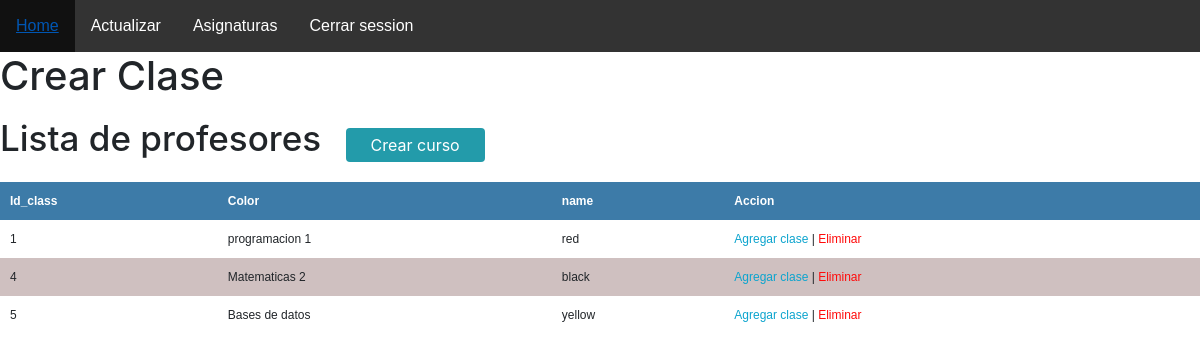
Page /schedule.php (signed in) on the committed database.
### tables this page shows
CREATE TABLE `class` (
  `id_class` int(11) NOT NULL,
  `id_teacher` int(11) NOT NULL,
  `id_course` int(11) NOT NULL,
  `id_schedule` int(11) NOT NULL,
  `name` varchar(255) NOT NULL,
  `color` varchar(10) NOT NULL
);

### schedule.php (the view, shortened to what this page needs)
<!DOCTYPE html>
<html lang="en">
<head>
    <link rel="stylesheet" href="https://stackpath.bootstrapcdn.com/bootstrap/4.3.1/css/bootstrap.min.css">
    <link rel="stylesheet" href="./css/lista.css" />
</head>
<body>
<?php
    require("menu.php");
?>
    <h1>Crear Clase</h1>
    <seccion id="container">
<h1>Lista de profesores</h1>
<a href="cursos.php" class="btn_new">Crear curso</a>
<table>
            <tr>
                <th>Id_class</th>
                <th>Color</th>
                <th>name</th>
                <th>Accion</th>
            </tr>
            <?php
               $query = mysqli_query($db,"SELECT id_class, name, color FROM phpcalendar.class;");
                $result = mysqli_num_rows($query);
                if($result > 0){
                    while($data = mysqli_fetch_array($query)){
            ?>
                        <tr>
                        <td><?php  echo $data["id_class"]  ?></td>
                        <td><?php  echo $data["name"]  ?></td>
                        <td><?php  echo $data["color"]  ?></td>
                        <td>
                            <a class="link_edit" href="schedule1.php?id=<?php  echo $data["id_class"]  ?>">Agregar clase</a>
                            |
                            <a class="link_delete" href="#">Eliminar</a>
                        </td>
                    </tr>
            <?php
                    }
                }
            ?>
</table>
</seccion>
</body>
</html>

### css/lista.css (style rules this page uses)
#container h1 { font-size: 35px; display: inline-block; }
.btn_new { display: inline-block; background: #239baa; color: #fff; padding: 5px 25px; border-radius: 4px; margin: 20px; }
table { border-collapse: collapse; font-size: 12px; font-family: 'arial'; width: 100%; }
table th { text-align: left; padding: 10px; background: #3d7ba8; color: #fff; }
table tr:nth-child(odd) { background: rgb(207, 192, 192); }
table td { padding: 10px; }
.link_edit { color: #0ca4ce; }
.link_delete { color: #ff0a0a; }

### rows in the picture
class: id_class "1", name "programacion 1", color "red"
class: id_class "4", name "Matematicas 2", color "black"
class: id_class "5", name "Bases de datos", color "yellow"
